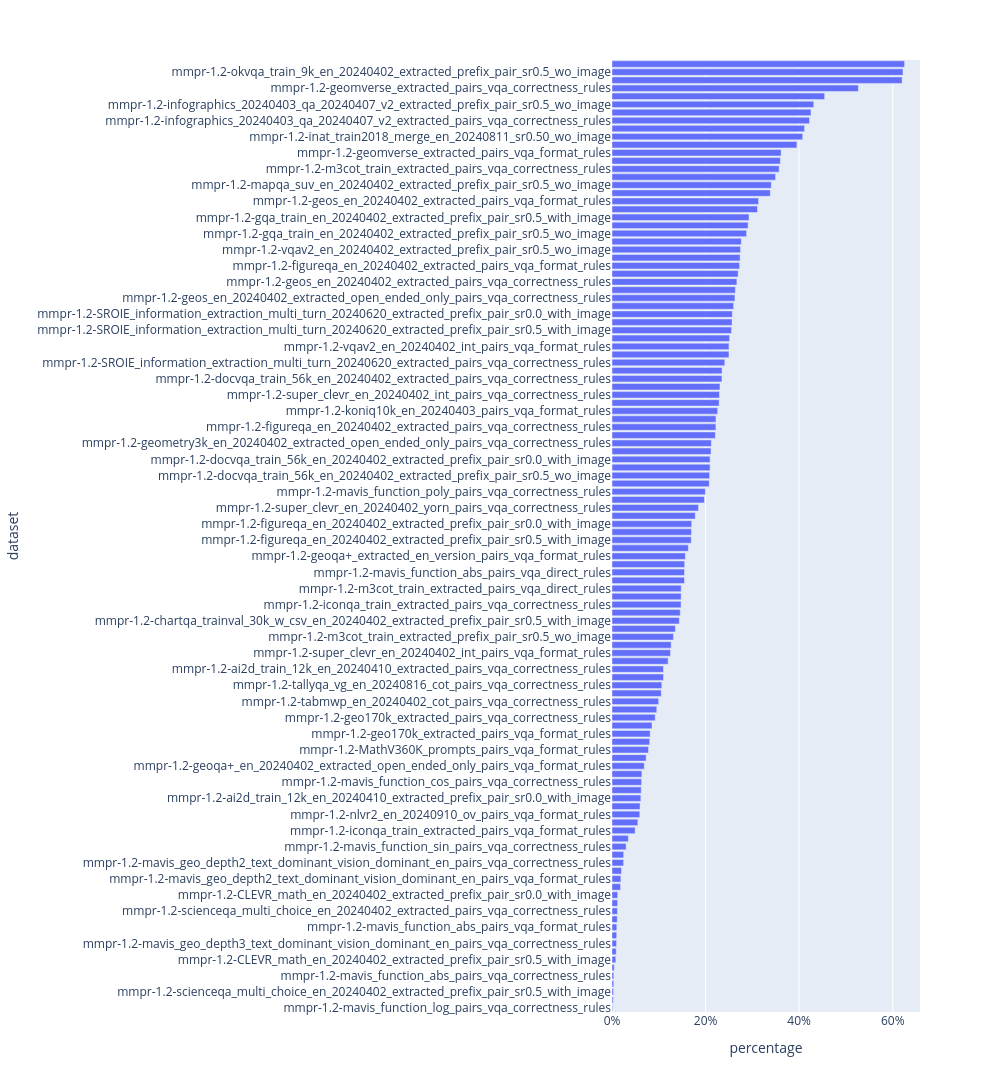

Notebook code for this chart:
### Code cell
counts = df.groupby(["dataset", "id"]).agg({"score": "mean"}).reset_index()
counts["score"] = counts["score"].apply(lambda x: round(5 * x) / 5)
counts = counts.groupby(["dataset", "score"]).size().reset_index(name="value")
counts["pct"] = counts.groupby("dataset")["value"].transform(lambda v: v / v.sum())
counts.sort_values(by="pct", ascending=True, inplace=True)
fig = px.bar(counts[counts["score"]==0], y="dataset", x="pct", orientation="h", width=1000, height=2000)
            #  range_x=[-0.1, 1.1], width=1400, title="SFT math, 5 samples per prompt (N=106k)")
fig.update_layout(xaxis_tickformat=".0%", xaxis_title="percentage")
fig

### Figure 1 — Plotly figure (JSON) as saved in the notebook; plotly's stock layout.template omitted (floating-point values rounded to 4 significant figures)
{"data": [{"hovertemplate": "pct=%{x}<br>dataset=%{y}<extra></extra>", "legendgroup": "", "marker": {"color": "#636efa", "pattern": {"shape": ""}}, "name": "", "orientation": "h", "showlegend": false, "textposition": "auto", "type": "bar", "x": [0.001348, 0.002668, 0.003336, 0.003711, 0.003788, 0.004671, 0.008155, 0.009, 0.009732, 0.01, 0.01031, 0.01121, 0.01158, 0.012, 0.01223, 0.01828, 0.019, 0.02041, 0.0249, 0.025, 0.03016, 0.03491, 0.0495, 0.05533, 0.05942, 0.06003, 0.0617, 0.0625, 0.06327, 0.06387, 0.069, 0.07298, 0.078, 0.08061, 0.08159, 0.08549, 0.09233, 0.09571, 0.09976, 0.1053, 0.1064, 0.11, 0.1101, 0.12, 0.125, 0.1265, 0.1313, 0.1356, 0.1438, 0.1459, 0.1476, 0.1478, 0.148, 0.1549, 0.155, 0.1553, 0.1569, 0.1633, 0.1694, 0.17, 0.1704, 0.178, 0.1849, 0.1976, 0.1997, 0.2079, 0.2086, 0.2096, 0.2096, 0.2117, 0.2124, 0.2209, 0.2221, 0.2222, 0.2258, 0.2289, 0.2296, 0.2308, 0.235, 0.2353, 0.2411, 0.25, 0.25, 0.2514, 0.2555, 0.2566, 0.2571, 0.26, 0.2627, 0.2637, 0.2669, 0.2696, 0.2727, 0.2738, 0.2748, 0.2764, 0.2878, 0.2908, 0.2929, 0.311, 0.3134, 0.3384, 0.3405, 0.3496, 0.3573, 0.3599, 0.3615, 0.3952, 0.4076, 0.4116, 0.4222, 0.4253, 0.4312, 0.4545, 0.5266, 0.62, 0.622, 0.6254], "xaxis": "x", "y": ["mmpr-1.2-mavis_function_log_pairs_vqa_correctness_rules", "mmpr-1.2-scienceqa_multi_choice_en_20240402_extracted_prefix_pair_sr0.5_wo_image", "mmpr-1.2-scienceqa_multi_choice_en_20240402_extracted_prefix_pair_sr0.5_with_image", "mmpr-1.2-mavis_function_tan_pairs_vqa_correctness_rules", "mmpr-1.2-mavis_function_abs_pairs_vqa_correctness_rules", "mmpr-1.2-scienceqa_multi_choice_en_20240402_extracted_prefix_pair_sr0.0_with_image", "mmpr-1.2-CLEVR_math_en_20240402_extracted_prefix_pair_sr0.5_with_image", "mmpr-1.2-scienceqa_multi_choice_en_20240402_extracted_pairs_vqa_direct_rules", "mmpr-1.2-mavis_geo_depth3_text_dominant_vision_dominant_en_pairs_vqa_correctness_rules", "mmpr-1.2-mavis_function_tan_pairs_vqa_format_rules", "mmpr-1.2-mavis_function_abs_pairs_vqa_format_rules", "mmpr-1.2-CLEVR_math_en_20240402_extracted_prefix_pair_sr0.5_wo_image", "mmpr-1.2-scienceqa_multi_choice_en_20240402_extracted_pairs_vqa_correctness_rules", "mmpr-1.2-mavis_geo_depth3_text_dominant_vision_dominant_en_pairs_vqa_format_rules", "mmpr-1.2-CLEVR_math_en_20240402_extracted_prefix_pair_sr0.0_with_image", "mmpr-1.2-CLEVR_math_en_20240402_extracted_pairs_vqa_correctness_rules", "mmpr-1.2-mavis_geo_depth2_text_dominant_vision_dominant_en_pairs_vqa_format_rules", "mmpr-1.2-mavis_function_cos_pairs_vqa_format_rules", "mmpr-1.2-mavis_geo_depth2_text_dominant_vision_dominant_en_pairs_vqa_correctness_rules", "mmpr-1.2-mavis_geo_depth1_text_dominant_vision_dominant_en_pairs_vqa_format_rules", "mmpr-1.2-mavis_function_sin_pairs_vqa_correctness_rules", "mmpr-1.2-mavis_geo_depth1_text_dominant_vision_dominant_en_pairs_vqa_correctness_rules", "mmpr-1.2-iconqa_train_extracted_pairs_vqa_format_rules", "mmpr-1.2-ai2d_train_12k_en_20240410_extracted_prefix_pair_sr0.5_wo_image", "mmpr-1.2-nlvr2_en_20240910_ov_pairs_vqa_format_rules", "mmpr-1.2-ai2d_train_12k_en_20240410_extracted_prefix_pair_sr0.5_with_image", "mmpr-1.2-ai2d_train_12k_en_20240410_extracted_prefix_pair_sr0.0_with_image", "mmpr-1.2-ai2d_train_12k_en_20240410_extracted_pairs_vqa_format_rules", "mmpr-1.2-mavis_function_cos_pairs_vqa_correctness_rules", "mmpr-1.2-nlvr2_en_20240910_ov_pairs_vqa_correctness_rules", "mmpr-1.2-geoqa+_en_20240402_extracted_open_ended_only_pairs_vqa_format_rules", "mmpr-1.2-geo170k_extracted_full_pairs_vqa_correctness_rules", "mmpr-1.2-MathV360K_prompts_pairs_vqa_format_rules", "mmpr-1.2-geo170k_extracted_full_pairs_vqa_format_rules", "mmpr-1.2-geo170k_extracted_pairs_vqa_format_rules", "mmpr-1.2-cocorem_exist_yorn_en_20241016_pairs_vqa_correctness_rules", "mmpr-1.2-geo170k_extracted_pairs_vqa_correctness_rules", "mmpr-1.2-dvqa_en_20240402_extracted_int_only_pairs_vqa_correctness_rules", "mmpr-1.2-tabmwp_en_20240402_cot_pairs_vqa_correctness_rules", "mmpr-1.2-SROIE_information_extraction_multi_turn_20240620_extracted_pairs_vqa_format_rules", "mmpr-1.2-tallyqa_vg_en_20240816_cot_pairs_vqa_correctness_rules", "mmpr-1.2-geoqa+_en_20240402_extracted_open_ended_only_pairs_vqa_correctness_rules", "mmpr-1.2-ai2d_train_12k_en_20240410_extracted_pairs_vqa_correctness_rules", "mmpr-1.2-mavis_function_poly_pairs_vqa_format_rules", "mmpr-1.2-super_clevr_en_20240402_int_pairs_vqa_format_rules", "mmpr-1.2-m3cot_train_extracted_prefix_pair_sr0.5_with_image", "mmpr-1.2-m3cot_train_extracted_prefix_pair_sr0.5_wo_image", "mmpr-1.2-m3cot_train_extracted_prefix_pair_sr0.0_with_image", "mmpr-1.2-chartqa_trainval_30k_w_csv_en_20240402_extracted_prefix_pair_sr0.5_with_image", "mmpr-1.2-chartqa_trainval_30k_w_csv_en_20240402_extracted_prefix_pair_sr0.5_wo_image", "mmpr-1.2-iconqa_train_extracted_pairs_vqa_correctness_rules", "mmpr-1.2-chartqa_trainval_30k_w_csv_en_20240402_extracted_prefix_pair_sr0.0_with_image", "mmpr-1.2-m3cot_train_extracted_pairs_vqa_direct_rules", "mmpr-1.2-vsr_en_20240402_cot_ques_pairs_vqa_correctness_rules", "mmpr-1.2-mavis_function_abs_pairs_vqa_direct_rules", "mmpr-1.2-chartqa_trainval_30k_w_csv_en_20240402_extracted_pairs_vqa_format_rules", "mmpr-1.2-geoqa+_extracted_en_version_pairs_vqa_format_rules", "mmpr-1.2-figureqa_en_20240402_extracted_prefix_pair_sr0.5_wo_image", "mmpr-1.2-figureqa_en_20240402_extracted_prefix_pair_sr0.5_with_image", "mmpr-1.2-docvqa_train_56k_en_20240402_extracted_pairs_vqa_format_rules", "mmpr-1.2-figureqa_en_20240402_extracted_prefix_pair_sr0.0_with_image", "mmpr-1.2-geometry3k_en_20240402_extracted_pairs_vqa_direct_rules", "mmpr-1.2-super_clevr_en_20240402_yorn_pairs_vqa_correctness_rules", "mmpr-1.2-geoqa+_extracted_en_version_pairs_vqa_correctness_rules", "mmpr-1.2-mavis_function_poly_pairs_vqa_correctness_rules", "mmpr-1.2-mapqa_suv_en_20240402_extracted_pairs_vqa_correctness_rules", "mmpr-1.2-docvqa_train_56k_en_20240402_extracted_prefix_pair_sr0.5_wo_image", "mmpr-1.2-textvqa_train_21k_wo_ocr_en_20240611_extracted_prefix_pair_sr0.0_with_image", "mmpr-1.2-docvqa_train_56k_en_20240402_extracted_prefix_pair_sr0.0_with_image", "mmpr-1.2-docvqa_train_56k_en_20240402_extracted_prefix_pair_sr0.5_with_image", "mmpr-1.2-geometry3k_en_20240402_extracted_open_ended_only_pairs_vqa_correctness_rules", "mmpr-1.2-textvqa_train_21k_wo_ocr_en_20240611_extracted_prefix_pair_sr0.5_wo_image", "mmpr-1.2-figureqa_en_20240402_extracted_pairs_vqa_correctness_rules", "mmpr-1.2-chartqa_trainval_30k_w_csv_en_20240402_extracted_pairs_vqa_correctness_rules", "mmpr-1.2-koniq10k_en_20240403_pairs_vqa_format_rules", "mmpr-1.2-textvqa_train_21k_wo_ocr_en_20240611_extracted_prefix_pair_sr0.5_with_image", "mmpr-1.2-super_clevr_en_20240402_int_pairs_vqa_correctness_rules", "mmpr-1.2-unigeo_calc_en_20240402_extracted_open_ended_only_pairs_vqa_format_rules", "mmpr-1.2-docvqa_train_56k_en_20240402_extracted_pairs_vqa_correctness_rules", "mmpr-1.2-geometry3k_en_20240402_extracted_open_ended_only_pairs_vqa_format_rules", "mmpr-1.2-SROIE_information_extraction_multi_turn_20240620_extracted_pairs_vqa_correctness_rules", "mmpr-1.2-super_clevr_en_20240402_yorn_pairs_vqa_format_rules", "mmpr-1.2-vqav2_en_20240402_int_pairs_vqa_format_rules", "mmpr-1.2-SROIE_information_extraction_multi_turn_20240620_extracted_prefix_pair_sr0.5_wo_image", "mmpr-1.2-SROIE_information_extraction_multi_turn_20240620_extracted_prefix_pair_sr0.5_with_image", "mmpr-1.2-vqav2_en_20240402_extracted_prefix_pair_sr0.5_with_image", "mmpr-1.2-SROIE_information_extraction_multi_turn_20240620_extracted_prefix_pair_sr0.0_with_image", "mmpr-1.2-MathV360K_prompts_pairs_vqa_correctness_rules", "mmpr-1.2-geos_en_20240402_extracted_open_ended_only_pairs_vqa_correctness_rules", "mmpr-1.2-m3cot_train_extracted_pairs_vqa_format_rules", "mmpr-1.2-geos_en_20240402_extracted_pairs_vqa_correctness_rules", "mmpr-1.2-geometry3k_en_20240402_extracted_pairs_vqa_correctness_rules", "mmpr-1.2-figureqa_en_20240402_extracted_pairs_vqa_format_rules", "mmpr-1.2-vqav2_en_20240402_extracted_prefix_pair_sr0.0_with_image", "mmpr-1.2-vqav2_en_20240402_extracted_prefix_pair_sr0.5_wo_image", "mmpr-1.2-geometry3k_en_20240402_extracted_pairs_vqa_format_rules", "mmpr-1.2-gqa_train_en_20240402_extracted_prefix_pair_sr0.5_wo_image", "mmpr-1.2-gqa_train_en_20240402_extracted_prefix_pair_sr0.0_with_image", "mmpr-1.2-gqa_train_en_20240402_extracted_prefix_pair_sr0.5_with_image", "mmpr-1.2-unigeo_calc_en_20240402_extracted_open_ended_only_pairs_vqa_correctness_rules", "mmpr-1.2-geos_en_20240402_extracted_pairs_vqa_format_rules", "mmpr-1.2-mapqa_suv_en_20240402_extracted_prefix_pair_sr0.0_with_image", "mmpr-1.2-mapqa_suv_en_20240402_extracted_prefix_pair_sr0.5_wo_image", "mmpr-1.2-mapqa_suv_en_20240402_extracted_prefix_pair_sr0.5_with_image", "mmpr-1.2-m3cot_train_extracted_pairs_vqa_correctness_rules", "mmpr-1.2-vqav2_en_20240402_int_pairs_vqa_correctness_rules", "mmpr-1.2-geomverse_extracted_pairs_vqa_format_rules", "mmpr-1.2-koniq10k_en_20240403_pairs_vqa_correctness_rules", "mmpr-1.2-inat_train2018_merge_en_20240811_sr0.50_wo_image", "mmpr-1.2-infographics_20240403_qa_20240407_v2_extracted_prefix_pair_sr0.5_with_image", "mmpr-1.2-infographics_20240403_qa_20240407_v2_extracted_pairs_vqa_correctness_rules", "mmpr-1.2-infographics_20240403_qa_20240407_v2_extracted_prefix_pair_sr0.0_with_image", "mmpr-1.2-infographics_20240403_qa_20240407_v2_extracted_prefix_pair_sr0.5_wo_image", "mmpr-1.2-infographics_20240403_qa_20240407_v2_extracted_pairs_vqa_format_rules", "mmpr-1.2-geomverse_extracted_pairs_vqa_correctness_rules", "mmpr-1.2-okvqa_train_9k_en_20240402_extracted_prefix_pair_sr0.5_with_image", "mmpr-1.2-okvqa_train_9k_en_20240402_extracted_prefix_pair_sr0.5_wo_image", "mmpr-1.2-okvqa_train_9k_en_20240402_extracted_prefix_pair_sr0.0_with_image"], "yaxis": "y"}], "layout": {"barmode": "relative", "height": 2000, "legend": {"tracegroupgap": 0}, "margin": {"t": 60}, "width": 1000, "xaxis": {"anchor": "y", "domain": [0, 1], "tickformat": ".0%", "title": {"text": "percentage"}}, "yaxis": {"anchor": "x", "domain": [0, 1], "title": {"text": "dataset"}}}}
